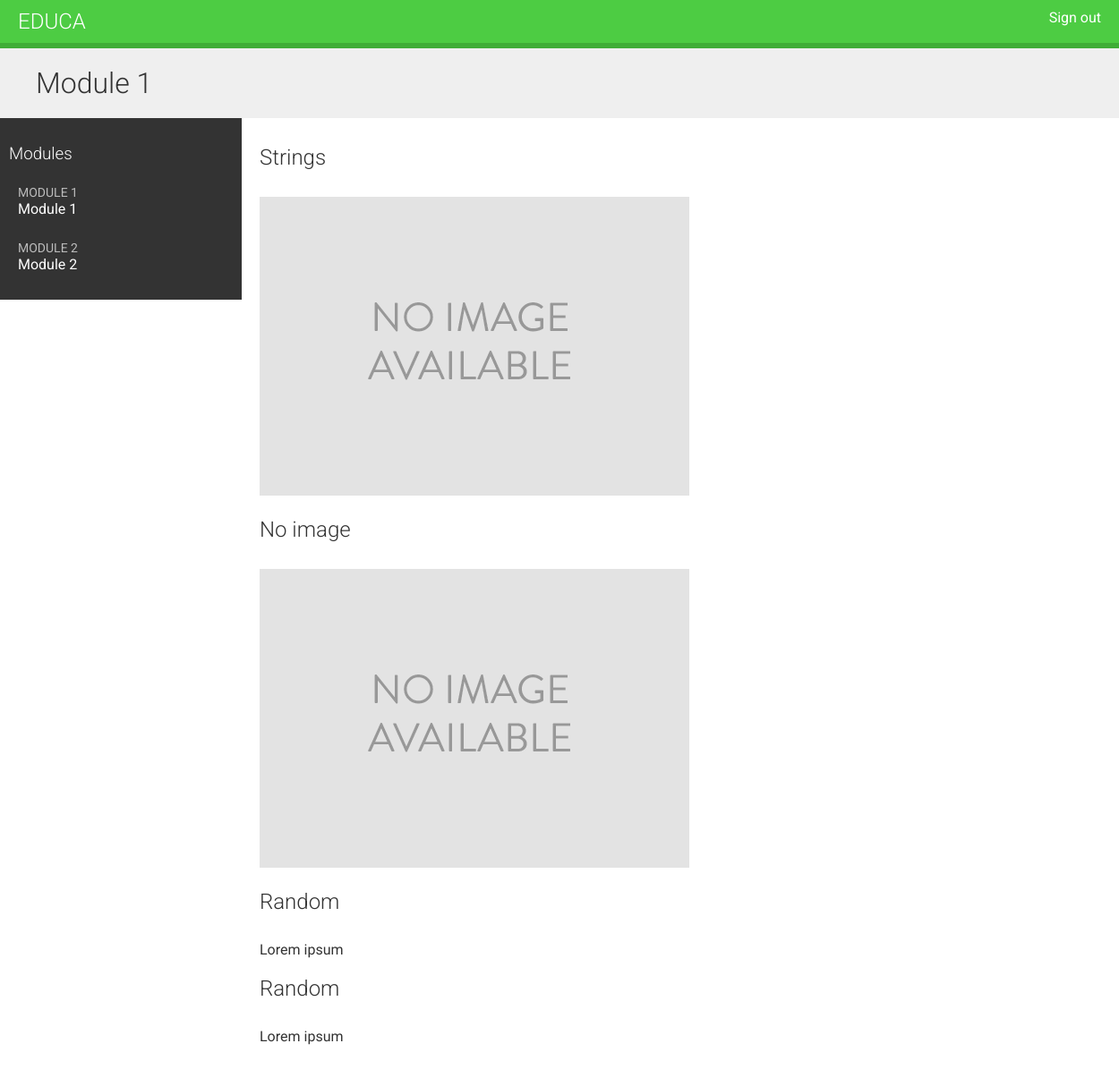
The app's page /students/course/4/ (signed in) with its own data.
### courses/models.py (models this page shows, shortened)
class Module(models.Model):
    course = models.ForeignKey(Course, related_name='modules', on_delete=models.CASCADE)
    title = models.CharField(max_length=200)
    description = models.TextField(blank=True)
    order = OrderField(blank=True, for_fields=['course'])
    class Meta:
        ordering = ['order']
    def __str__(self):
        return f'{self.order}. {self.title}'

class Content(models.Model):
    module = models.ForeignKey(Module, related_name='contents', on_delete=models.CASCADE)
    content_type = models.ForeignKey(ContentType,
                                    on_delete=models.CASCADE,
                                    limit_choices_to={'model__in': (
                                        'text',
                                        'video',
                                        'image',
                                        'file'
                                    )})
    object_id = models.PositiveIntegerField()  #to store pk of related obj
    item = GenericForeignKey('content_type', 'object_id')
    order = OrderField(blank=True, for_fields=['module'])
    class Meta:
        ordering = ['order']

class ItemBase(models.Model):
    owner = models.ForeignKey(User, related_name='%(class)s_related', on_delete=models.CASCADE)  #% reps a placeholder
    title = models.CharField(max_length=250)
    created = models.DateTimeField(auto_now_add=True)
    updated = models.DateTimeField(auto_now=True)
    class Meta:
        abstract = True
    def render(self):
        return render_to_string(f'courses/content/{self._meta.model_name}.html', {'item': self})

class Image(ItemBase):
    file = models.FileField(upload_to='files')

class Text(ItemBase):
    content = models.TextField()

### students/views.py (the view)
class StudentCourseDetailView(DetailView):
    model = Course
    template_name = 'students/course/detail.html'
    def get_queryset(self):
        qs = super().get_queryset()
        return qs.filter(students__in=[self.request.user])
    def get_context_data(self, **kwargs):
        context = super().get_context_data(**kwargs)
        course = self.get_object()
        if 'module_id' in self.kwargs:
            context['module'] = course.modules.get(id=self.kwargs['module_id'])
        else:
            context['module'] = course.modules.all()[0]
        return context

### students/templates/students/course/detail.html (shortened to what this page needs)
{% extends 'base.html' %}
{% load cache %}
{% block content %}
    <h1>{{ module.title }}</h1>
    <div class="contents">
        <h3>Modules</h3>
        <ul id="modules">
            {% for m in object.modules.all %}
                <li data-id="{{ m.id }}" {% if m == modules %} class="selected"{% endif %}>
                    <a href="{% url 'student_course_detail_module' object.id m.id %}">
                        <span>
                            Module <span class="order">{{ m.order|add:1 }}</span>
                        </span>
                        <br>
                        {{ m.title }}
                    </a>
                </li>
            {% empty %}
                <li>No modules yet.</li>
            {% endfor %}
        </ul>
    </div>
    <div class="module">
        {% cache 600 module_contents module %}
            {% for content in module.contents.all %}
                {% with item=content.item %}
                    <h2>{{ item.title }}</h2>
                    {{ item.render }}
                {% endwith %}
            {% endfor %}
        {% endcache %}
    </div>
{% endblock %}

### courses/templates/courses/content/image.html
<p>
    <img src="{{ item.file.url }}" alt="{{ item.title }}">
</p>

### courses/templates/courses/content/text.html
{{ item.content|linebreaks }}

### courses/static/css/base.css (style rules this page uses)
body { margin:0; font-family:'Roboto', sans-serif; font-weight:400; color:#333; }
a { color:#3fad37; text-decoration:none; }
ul { float:left; }
h1, h2, h3, h4, h5, h6 { font-family:'Roboto', sans-serif; font-weight:300; }
h1 { background:#efefef; width:100%; overflow:auto; padding:20px 0 20px 40px; margin:0; }
.module { padding:10px 20px; float:left; width:600px; }
.module p { margin:10px 0 20px; width:100%; float:left; }
.contents { width:20%; padding:10px; float:left; background:#333; color: #fff; font-family:'Roboto', sans-serif; }
.contents ul { list-style:none; margin:0; padding:0; width:100%; }
.contents ul li { margin:0 0 10px 0; padding:4px 10px 10px; overflow:auto; cursor:move; }
.contents ul span { text-transform:uppercase; color:#bbb; font-size:14px; }
.contents ul a { display:block; color:#fff; text-decoration:none; }

### records on screen
Module: title "Module 1", order|add "1"
Module: order|add "2", title "Module 2"
Content: item "Strings", item.file (placeholder picture)
Content: item "No image", item.file (placeholder picture)
Content: item "Random", item.content "Lorem ipsum"
Content: item "Random", item.content "Lorem ipsum"
